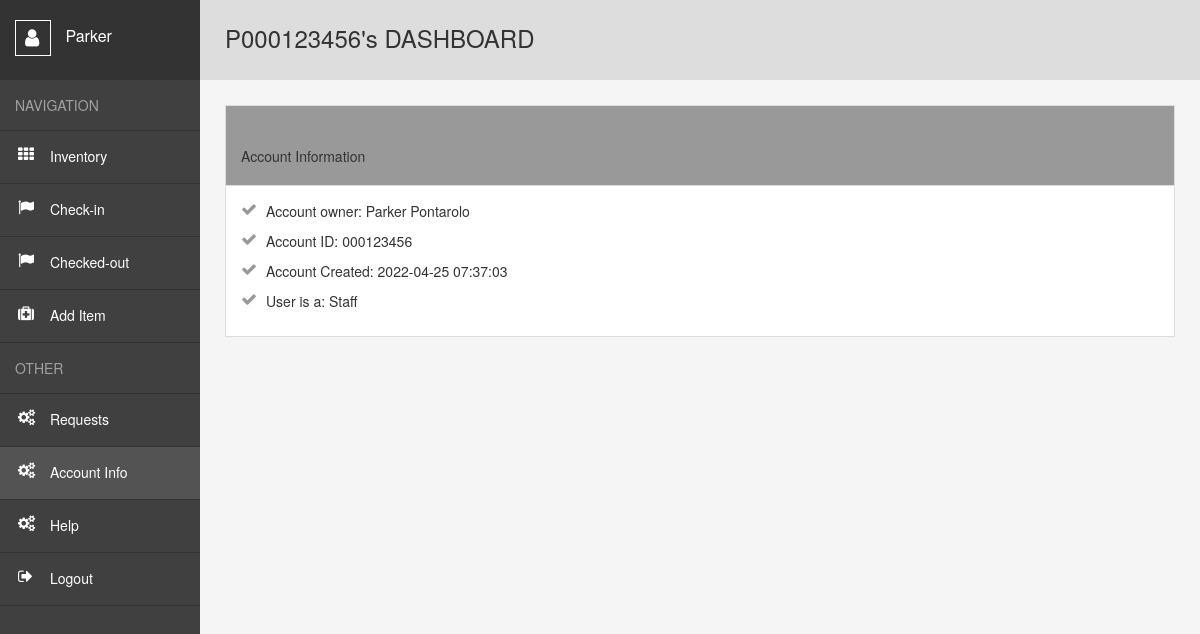
The app's page /user/account_info (signed in) with its own data.
### website/models.py (models this page shows)
class User(db.Model, UserMixin):##usermixin makes it easier for user login
    id = db.Column(db.Integer, primary_key=True)##unique key
    email = db.Column(db.String(320), unique=True)##cant have the same email
    telnum = db.Column(db.String(10),unique=True)##cant have the same telephone number
    s_id = db.Column(db.String(9),unique=True)
    fname = db.Column(db.String(26))
    lname = db.Column(db.String(50))
    password = db.Column(db.String(15))
    sf = db.Column(db.String(7))
    date_created = db.Column(db.DateTime(timezone=True), default=func.now())
    borroweditems= db.relationship('Borroweditem', backref='user',passive_deletes=True)##reference all borroweditems##relationship with db
    creators= db.relationship('Inventory', backref='user',passive_deletes=True)##reference all borroweditems##relationship with db
    access= db.relationship('AccessRequest', backref='user',passive_deletes=True)

### website/views.py (the view)
@views.route("/user/account_info")
@login_required## needs to be logged in to be accessed
def account_info():
    if session.get("SCHOOL_ID", None) is not None and session.get("FNAME",None) is not None and session.get("LNAME",None) is not None and session.get("DATE",None) is not None and session.get("SF",None) is not None:
        return render_template("account_info.html",user = current_user)
    else:
        flash("You do not have access to this page! Pls, Log in!", category="error")
        return redirect(url_for('views.home'))

### website/templates/account_info.html (shortened to what this page needs)
<!DOCTYPE html>
<html lang="en">
<head>
    <link rel= "stylesheet" type= "text/css" href= "{{ url_for('static',filename='styles3.css') }}">
    <link rel="stylesheet" href="https://maxcdn.bootstrapcdn.com/bootstrap/3.3.6/css/bootstrap.min.css" />
    <link href='https://cdn.datatables.net/1.10.24/css/jquery.dataTables.min.css' rel='stylesheet' type='text/css'>
</head>
<body>
    {% if session['SCHOOL_ID'] and session['FNAME'] and session['LNAME'] and session['DATE'] and session['SF'] and user.is_authenticated %}
    <div class="wrapper">
        <nav>
          <header>
            <span></span>
              {{session['FNAME']}}
          </header>
          <ul>
            <li><span>Navigation</span></li>
            <li class="inv"><a style="text-decoration:none" href="{{url_for('views.user')}}">Inventory</a></li>
            <li class="move"><a style="text-decoration:none" href="{{url_for('views.Check_in')}}">Check-in</a></li>
            {% if session['ISstaff'] and session['id'] %}
            <li class="move"><a style="text-decoration:none" href="{{url_for('views.Checked')}}">Checked-out</a></li>
            <li class="edit"><a style="text-decoration:none" href="{{url_for('views.add')}}">Add Item</a></li>
            {% endif %}
            <li><span>Other</span></li>
            {% if session['ISstaff'] and session['id'] %}
            <li class="acc"><a style="text-decoration:none;" href="{{url_for('views.access')}}">Requests</a></li>
            {% endif %}
            <li class="acc"><a class="active" style="text-decoration:none" href="{{url_for('views.account_info')}}">Account Info</a></li>
            <li class="acc"><a style="text-decoration:none" href="{{url_for('views.help')}}">Help</a></li>
            <li class="logout"><a style="text-decoration:none" href="{{url_for('auth.logout')}}">Logout</a></li>
          </ul>
        </nav>
        <main>
          <h1>P{{session['SCHOOL_ID']}}'s DASHBOARD</h1>
          <div class="flex-grid">
            <div>
              <h2>Account Information</h2>
              <ul>
                <li>Account owner: {{session['FNAME']}} {{session['LNAME']}}</li>
                <li>Account ID: {{session['SCHOOL_ID']}}</li>
                <li>Account Created: {{session['DATE']}}</li>
                <li>User is a: {{session['SF']}}</li>
              </ul>
            </div>
        </main>
      </div>
    {% endif %}
</body>
</html>

### website/static/styles3.css (style rules this page uses)
*, *:before, *:after { margin: 0; padding: 0; box-sizing: border-box; }
*:before, *:after { content: ""; display: block; position: absolute; }
html, body { height: 100%; }
body { font: 15px "Open Sans", sans-serif; color: #777; }
a { cursor: pointer; }
ul { list-style: none; }
.wrapper { display: flex; min-height: 100%; }
nav { width: 200px; background: #404040; }
nav header { position: relative; height: 80px; padding: 20px 0 0 15px; font-size: 16px; color: #fff; background: #333; }
nav header span { position: relative; display: inline-block; width: 36px; height: 36px; margin: 0 10px 0 0; vertical-align: middle; border: 1px solid #fff; }
nav header span:before { content: "\f007"; font: normal 20px fontawesome; top: 7px; left: 9px; }
nav ul span { display: block; padding: 15px; color: rgba(255, 255, 255, 0.5); text-transform: uppercase; border-bottom: 1px solid #333; }
nav ul a { position: relative; display: block; padding: 15px 15px 17px 50px; color: #fff; border-bottom: 1px solid #333; }
nav ul a:hover, nav ul a.active { background: #535353; }
nav ul a:before { font: normal 16px fontawesome; top: 15px; left: 18px; }
.inv a:before { content: "\f00a"; }
.move a:before { content: "\f024"; }
.edit a:before { content: "\f0fa"; }
.acc a:before { content: "\f085"; }
.logout a:before { content: "\f08b"; }
main { flex: 1; padding: 25px; background: #f5f5f5; }
main h1 { height: 80px; margin: -25px -25px 25px -25px; padding: 0 25px; line-height: 76px; font-size: 24px; font-weight: 400; background: #ddd; }
main h2 { height: 80px; margin: -25px -25px 25px -25px; padding: 0 25px; line-height: 76px; font-size: 24px; font-weight: 400; background: #999; }
.flex-grid { display: flex; }
.flex-grid > div { flex: 1; margin: 0 20px 20px 0; padding: 15px; border: 1px solid #ddd; background: #fff; }
.flex-grid > div:last-child { margin-right: 0; }
.flex-grid h2 { margin: -15px -15px 15px -15px; padding: 12px 15px; font-size: 14px; font-weight: 400; border-bottom: 1px solid #ddd; }
.flex-grid li { position: relative; margin: 0 0 10px; padding: 0 0 0 25px; }
.flex-grid li:before { content: "\f00c"; font: normal 16px fontawesome; top: 0; left: 0; color: #999; }

### records on screen
User: FNAME "Parker", LNAME "Pontarolo", SF "Staff"

### other values on screen
{{ session['SCHOOL_ID'] }} "000123456"
{{ session['DATE'] }} "2022-04-25 07:37:03"
